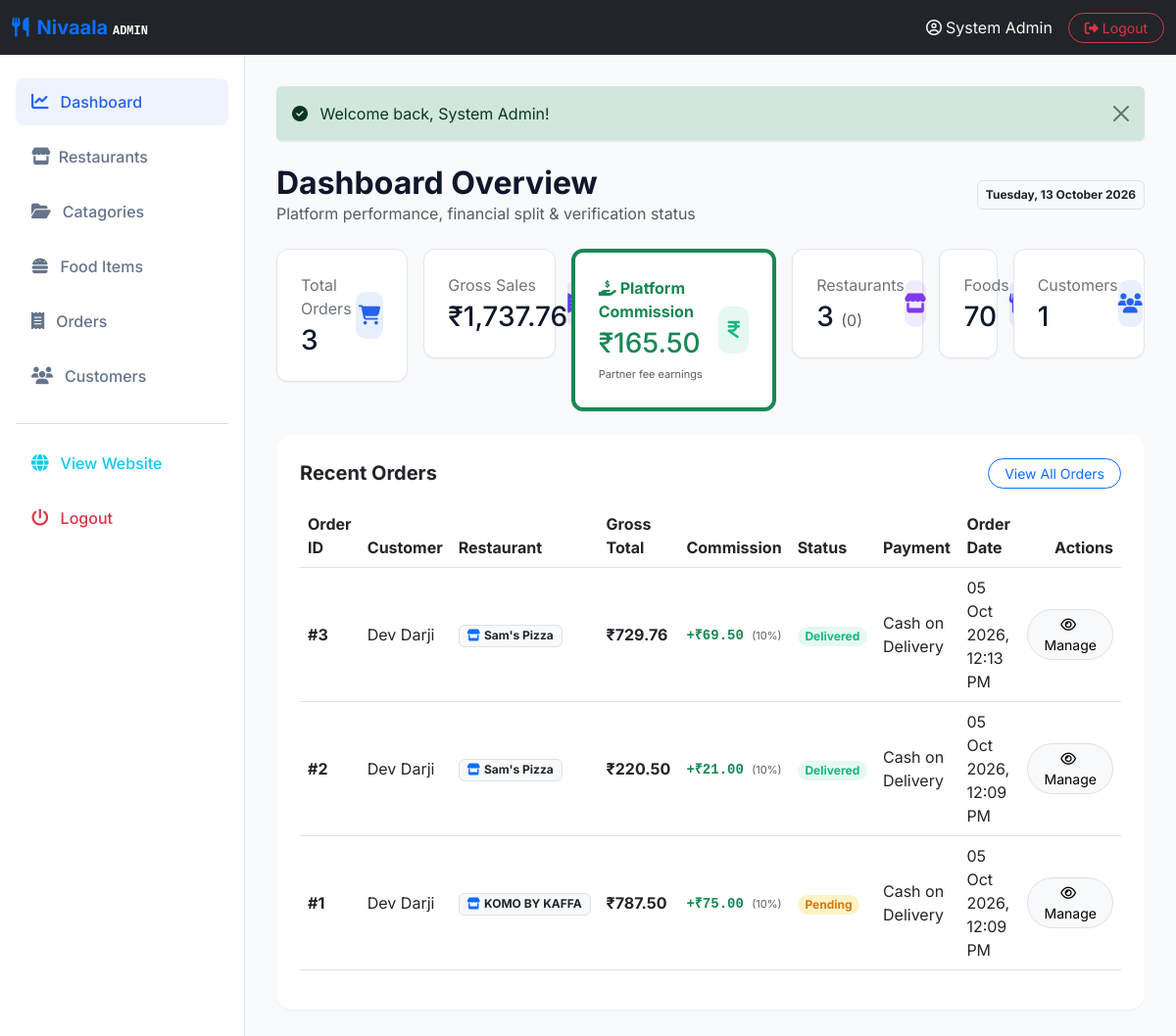
Page /admin/dashboard.php (signed in) on the committed database.
### tables this page shows
CREATE TABLE `orders` (
  `id` int(11) NOT NULL AUTO_INCREMENT,
  `restaurant_id` int(11) DEFAULT NULL,
  `user_id` int(11) NOT NULL,
  `subtotal` decimal(10,2) NOT NULL DEFAULT 0.00,
  `cgst` decimal(10,2) NOT NULL DEFAULT 0.00,
  `sgst` decimal(10,2) NOT NULL DEFAULT 0.00,
  `delivery_fee` decimal(10,2) NOT NULL DEFAULT 0.00,
  `total_amount` decimal(10,2) NOT NULL,
  `commission_rate` decimal(5,2) NOT NULL DEFAULT 10.00,
  `commission_amount` decimal(10,2) NOT NULL DEFAULT 0.00,
  `partner_earnings` decimal(10,2) NOT NULL DEFAULT 0.00,
  `status` enum('Pending','Preparing','Out for Delivery','Delivered','Cancelled') DEFAULT 'Pending',
  `delivery_address` text NOT NULL,
  `phone` varchar(15) NOT NULL,
  `payment_method` varchar(50) DEFAULT 'Cash on Delivery',
  `created_at` timestamp NOT NULL DEFAULT current_timestamp(),
  `updated_at` timestamp NOT NULL DEFAULT current_timestamp() ON UPDATE current_timestamp(),
  PRIMARY KEY (`id`),
  KEY `restaurant_id` (`restaurant_id`),
  KEY `user_id` (`user_id`),
  CONSTRAINT `orders_ibfk_1` FOREIGN KEY (`restaurant_id`) REFERENCES `restaurants` (`id`) ON DELETE SET NULL,
  CONSTRAINT `orders_ibfk_2` FOREIGN KEY (`user_id`) REFERENCES `users` (`id`) ON DELETE CASCADE
);

CREATE TABLE `users` (
  `id` int(11) NOT NULL AUTO_INCREMENT,
  `name` varchar(100) NOT NULL,
  `email` varchar(100) NOT NULL,
  `password` varchar(255) NOT NULL,
  `phone` varchar(15) NOT NULL,
  `address` text NOT NULL,
  `role` enum('customer','admin','restaurant_owner') DEFAULT 'customer',
  `created_at` timestamp NOT NULL DEFAULT current_timestamp(),
  PRIMARY KEY (`id`),
  UNIQUE KEY `email` (`email`)
);

CREATE TABLE `restaurants` (
  `id` int(11) NOT NULL AUTO_INCREMENT,
  `owner_id` int(11) NOT NULL,
  `restaurant_name` varchar(150) NOT NULL,
  `owner_name` varchar(150) NOT NULL,
  `email` varchar(150) NOT NULL,
  `phone` varchar(20) NOT NULL,
  `address` text NOT NULL,
  `city` varchar(100) NOT NULL,
  `state` varchar(100) NOT NULL,
  `license_number` varchar(100) NOT NULL,
  `license_issue_date` date NOT NULL,
  `license_expiry_date` date NOT NULL,
  `license_document` varchar(255) NOT NULL,
  `logo` varchar(255) DEFAULT NULL,
  `description` text DEFAULT NULL,
  `commission_rate` decimal(5,2) NOT NULL DEFAULT 10.00,
  `status` enum('Pending','Approved','Rejected','Suspended') NOT NULL DEFAULT 'Pending',
  `rejection_reason` text DEFAULT NULL,
  `approved_by` int(11) DEFAULT NULL,
  `approved_at` datetime DEFAULT NULL,
  `created_at` timestamp NOT NULL DEFAULT current_timestamp(),
  `updated_at` timestamp NOT NULL DEFAULT current_timestamp() ON UPDATE current_timestamp(),
  PRIMARY KEY (`id`),
  UNIQUE KEY `email` (`email`),
  UNIQUE KEY `license_number` (`license_number`),
  KEY `owner_id` (`owner_id`),
  KEY `approved_by` (`approved_by`),
  CONSTRAINT `restaurants_ibfk_1` FOREIGN KEY (`owner_id`) REFERENCES `users` (`id`) ON DELETE CASCADE,
  CONSTRAINT `restaurants_ibfk_2` FOREIGN KEY (`approved_by`) REFERENCES `users` (`id`) ON DELETE SET NULL
);

### admin/dashboard.php (the view, shortened to what this page needs)
<?php
include_once 'includes/header.php';
try {
    $stmt = $conn->query("SELECT COUNT(*) AS total FROM orders");
    $total_orders = $stmt->fetch()['total'];
    $stmt = $conn->query("SELECT SUM(total_amount) AS total, SUM(commission_amount) AS total_commission FROM orders WHERE status != 'Cancelled'");
    $revenue_data = $stmt->fetch();
    $total_revenue = $revenue_data['total'] ?? 0.00;
    $total_commission = $revenue_data['total_commission'] ?? 0.00;
    $stmt = $conn->query("SELECT COUNT(*) AS total FROM food_items");
    $total_foods = $stmt->fetch()['total'];
    $stmt = $conn->query("SELECT COUNT(*) AS total FROM users WHERE role = 'customer'");
    $total_customers = $stmt->fetch()['total'];
    $stmt = $conn->query("SELECT COUNT(*) AS total FROM restaurants");
    $total_restaurants = $stmt->fetch()['total'];
    $stmt = $conn->query("SELECT COUNT(*) AS total FROM restaurants WHERE status = 'Pending'");
    $pending_restaurants = $stmt->fetch()['total'];
    $recent_orders_stmt = $conn->query("
        SELECT o.*, u.name AS customer_name, r.restaurant_name
        FROM orders o
        JOIN users u ON o.user_id = u.id
        LEFT JOIN restaurants r ON o.restaurant_id = r.id
        ORDER BY o.id DESC
        LIMIT 5
    ");
    $recent_orders = $recent_orders_stmt->fetchAll();
} catch (PDOException $e) {
    die("Database stats fetch error: " . $e->getMessage());
}
?>
<div class="d-flex justify-content-between align-items-center mb-4">
  <div>
    <h2 class="fw-bold mb-0">Dashboard Overview</h2>
    <p class="text-muted mb-0">Platform performance, financial split & verification status</p>
  </div>
  <span class="badge bg-light text-dark p-2 border"><?php echo date('l, d F Y'); ?></span>
</div>
<div class="row g-3 mb-4">
  <div class="col-xl-2 col-md-4 col-6">
    <div class="stat-card shadow-sm-custom">
      <div>
        <span class="text-secondary text-sm d-block mb-1">Total Orders</span>
        <h3 class="fw-extrabold mb-0"><?php echo $total_orders; ?></h3>
      </div>
      <div class="stat-icon stat-primary">
        <i class="fa-solid fa-cart-shopping"></i>
      </div>
    </div>
  </div>
  <div class="col-xl-2 col-md-4 col-6">
    <div class="stat-card shadow-sm-custom">
      <div>
        <span class="text-secondary text-sm d-block mb-1">Gross Sales</span>
        <h3 class="fw-extrabold mb-0">₹<?php echo number_format($total_revenue, 2); ?></h3>
      </div>
      <div class="stat-icon stat-secondary">
      </div>
    </div>
  </div>
  <div class="col-xl-3 col-md-4 col-6">
    <div class="stat-card shadow-sm-custom border-start border-4 border-success">
      <div>
        <span class="text-success text-sm fw-bold d-block mb-1"><i class="fa-solid fa-hand-holding-dollar me-1"></i>Platform Commission</span>
        <h3 class="fw-extrabold text-success mb-0">₹<?php echo number_format($total_commission, 2); ?></h3>
        <span class="text-muted small" style="font-size: 11px;">Partner fee earnings</span>
      </div>
      <div class="stat-icon stat-success">
        <i class="fa-solid fa-indian-rupee-sign"></i>
      </div>
    </div>
  </div>
  <div class="col-xl-2 col-md-4 col-6">
    <div class="stat-card shadow-sm-custom">
      <div>
        <span class="text-secondary text-sm d-block mb-1">Restaurants</span>
        <h3 class="fw-extrabold mb-0"><?php echo $total_restaurants; ?> <span class="fs-6 fw-normal text-muted">(<?php echo $pending_restaurants; ?>)</span></h3>
      </div>
      <div class="stat-icon stat-accent">
        <i class="fa-solid fa-store"></i>
      </div>
    </div>
  </div>
  <div class="col-xl-1 col-md-4 col-6">
    <div class="stat-card shadow-sm-custom">
      <div>
        <span class="text-secondary text-sm d-block mb-1">Foods</span>
        <h3 class="fw-extrabold mb-0"><?php echo $total_foods; ?></h3>
      </div>
      <div class="stat-icon stat-secondary">
      </div>
    </div>
  </div>
  <div class="col-xl-2 col-md-4 col-6">
    <div class="stat-card shadow-sm-custom">
      <div>
        <span class="text-secondary text-sm d-block mb-1">Customers</span>
        <h3 class="fw-extrabold mb-0"><?php echo $total_customers; ?></h3>
      </div>
      <div class="stat-icon stat-primary">
        <i class="fa-solid fa-users"></i>
      </div>
    </div>
  </div>
</div>
<div class="row">
  <div class="col-12">
    <div class="card border-0 shadow-sm-custom p-4" style="border-radius: 16px;">
      <div class="d-flex justify-content-between align-items-center mb-3">
        <h5 class="fw-bold mb-0">Recent Orders</h5>
        <a href="orders.php" class="btn btn-sm btn-outline-primary rounded-pill px-3">View All Orders</a>
      </div>
      <?php if (count($recent_orders) > 0): ?>
        <div class="table-responsive">
          <table class="table align-middle">
            <thead class="text-secondary fw-semibold">
              <tr>
                <th scope="col">Order ID</th>
                <th scope="col">Customer</th>
                <th scope="col">Restaurant</th>
                <th scope="col">Gross Total</th>
                <th scope="col">Commission</th>
                <th scope="col">Status</th>
                <th scope="col">Payment</th>
                <th scope="col">Order Date</th>
                <th scope="col" class="text-end">Actions</th>
              </tr>
            </thead>
            <tbody>
              <?php foreach ($recent_orders as $order): ?>
                <?php
                $badge_class = 'badge-pending';
                if ($order['status'] === 'Preparing') $badge_class = 'badge-preparing';
                elseif ($order['status'] === 'Out for Delivery') $badge_class = 'badge-delivery';
                elseif ($order['status'] === 'Delivered') $badge_class = 'badge-delivered';
                elseif ($order['status'] === 'Cancelled') $badge_class = 'badge-cancelled';
                ?>
                <tr>
                  <td class="fw-bold">#<?php echo $order['id']; ?></td>
                  <td><?php echo htmlspecialchars($order['customer_name']); ?></td>
                  <td>
                    <span class="badge bg-light text-dark border small">
                      <i class="fa-solid fa-store me-1 text-primary"></i><?php echo htmlspecialchars($order['restaurant_name'] ?? 'Direct'); ?>
                    </span>
                  </td>
                  <td class="fw-bold">₹<?php echo number_format($order['total_amount'], 2); ?></td>
                  <td>
                    <span class="text-success fw-bold font-monospace small">
                      +₹<?php echo number_format((float)($order['commission_amount'] ?? 0), 2); ?>
                    </span>
                    <span class="text-muted" style="font-size: 11px;">(<?php echo number_format((float)($order['commission_rate'] ?? 10), 0); ?>%)</span>
                  </td>
                  <td>
                    <span class="badge rounded-pill px-2.5 py-1.5 <?php echo $badge_class; ?>">
                      <?php echo htmlspecialchars($order['status']); ?>
                    </span>
                  </td>
                  <td><?php echo htmlspecialchars($order['payment_method']); ?></td>
                  <td><?php echo date('d M Y, h:i A', strtotime($order['created_at'])); ?></td>
                  <td class="text-end">
                    <a href="orders.php?order_id=<?php echo $order['id']; ?>" class="btn btn-sm btn-light border rounded-pill px-3">
                      <i class="fa-regular fa-eye me-1"></i>Manage
                    </a>
                  </td>
                </tr>
              <?php endforeach; ?>
            </tbody>
          </table>
        </div>
      <?php endif; ?>
    </div>
  </div>
</div>
<?php include_once 'includes/footer.php'; ?>

### admin/includes/header.php (shortened to what this page needs)
<?php
$current_page = basename($_SERVER['PHP_SELF']);
?>
<!DOCTYPE html>
<html lang="en">
<head>
  <link href="https://cdn.jsdelivr.net/npm/bootstrap@5.3.0/dist/css/bootstrap.min.css" rel="stylesheet">
  <link href="https://cdnjs.cloudflare.com/ajax/libs/font-awesome/6.4.0/css/all.min.css" rel="stylesheet">
  <link href="../assets/css/style.css" rel="stylesheet">
</head>
<body>
  <nav class="navbar navbar-expand-lg navbar-dark bg-dark sticky-top">
    <div class="container-fluid">
      <a class="navbar-brand fw-bold text-primary d-flex align-items-center" href="dashboard.php">
        <i class="fa-solid fa-utensils me-2 text-primary"></i>
        <span>Nivaala <span class="text-white text-sm font-weight-normal font-monospace" style="font-size: 0.75rem;">ADMIN</span></span>
      </a>
      <div class="ms-auto d-flex align-items-center gap-3">
        <span class="text-light d-none d-sm-inline"><i class="fa-regular fa-user-circle me-1"></i><?php echo htmlspecialchars($_SESSION['user_name']); ?></span>
        <a href="../logout.php" class="btn btn-outline-danger btn-sm rounded-pill px-3"><i class="fa-solid fa-right-from-bracket me-1"></i>Logout</a>
      </div>
    </div>
  </nav>
  <div class="admin-container">
    <aside class="admin-sidebar shadow-sm">
      <nav class="nav flex-column">
        <a href="dashboard.php" class="sidebar-link <?php echo $current_page === 'dashboard.php' ? 'active' : ''; ?>">
          <i class="fa-solid fa-chart-line"></i>Dashboard
        </a>
        <a href="restaurants.php" class="sidebar-link d-flex justify-content-between align-items-center <?php echo in_array($current_page, ['restaurants.php', 'verify-license.php']) ? 'active' : ''; ?>">
          <span><i class="fa-solid fa-store me-2"></i>Restaurants</span>
        </a>
        <a href="catagories.php" class="sidebar-link <?php echo $current_page === 'catagories.php' ? 'active' : ''; ?>">
          <i class="fa-solid fa-folder-open"></i>Catagories
        </a>
        <a href="food-items.php" class="sidebar-link <?php echo $current_page === 'food-items.php' ? 'active' : ''; ?>">
          <i class="fa-solid fa-burger"></i>Food Items
        </a>
        <a href="orders.php" class="sidebar-link <?php echo $current_page === 'orders.php' ? 'active' : ''; ?>">
          <i class="fa-solid fa-receipt"></i>Orders
        </a>
        <a href="customers.php" class="sidebar-link <?php echo $current_page === 'customers.php' ? 'active' : ''; ?>">
          <i class="fa-solid fa-users"></i>Customers
        </a>
        <hr class="my-3 text-secondary">
        <a href="../index.php" class="sidebar-link text-info">
          <i class="fa-solid fa-globe"></i>View Website
        </a>
        <a href="../logout.php" class="sidebar-link text-danger confirm-delete" data-message="Are you sure you want to log out?">
          <i class="fa-solid fa-power-off"></i>Logout
        </a>
      </nav>
    </aside>
    <main class="admin-content">
      <?php if (isset($_SESSION['success'])): ?>
        <div class="alert alert-success alert-dismissible fade show border-0 shadow-sm-custom mb-4" role="alert">
          <i class="fa-solid fa-circle-check me-2"></i>
          <?php echo $_SESSION['success']; unset($_SESSION['success']); ?>
          <button type="button" class="btn-close" data-bs-dismiss="alert" aria-label="Close"></button>
        </div>
      <?php endif; ?>

### admin/includes/footer.php (shortened to what this page needs)
    </main>
  </div>
</body>
</html>

### assets/css/style.css (style rules this page uses)
:root { --bg-color: #F8FAFC; --primary-color: #2563EB; --secondary-color: #4F46E5; --ai-accent: #7C3AED; --success-color: #10B981; --text-color: #0F172A; --text-secondary: #64748B; --card-bg: #FFFFFF; --border-color: #E2E8F0; }
body { background-color: var(--bg-color); color: var(--text-color); font-family: 'Inter', -apple-system, BlinkMacSystemFont, "Segoe UI", Roboto, "Helvetica Neue", Arial, sans-serif; min-height: 100vh; display: flex; flex-direction: column; }
main { flex: 1; }
.admin-container { display: flex; min-height: calc(100vh - 56px); }
.admin-sidebar { width: 250px; background-color: var(--card-bg); border-right: 1px solid var(--border-color); padding: 1.5rem 1rem; }
.admin-content { flex: 1; padding: 2rem; background-color: var(--bg-color); }
.sidebar-link { display: flex; align-items: center; padding: 0.75rem 1rem; color: var(--text-secondary); text-decoration: none; border-radius: 8px; font-weight: 500; margin-bottom: 0.5rem; transition: all 0.2s ease; }
.sidebar-link:hover, .sidebar-link.active { background-color: rgba(37, 99, 235, 0.08); color: var(--primary-color); }
.sidebar-link i { margin-right: 0.75rem; font-size: 1.1rem; }
.stat-card { background-color: var(--card-bg); border: 1px solid var(--border-color); border-radius: 12px; padding: 1.5rem; display: flex; justify-content: space-between; align-items: center; }
.stat-icon { width: 48px; height: 48px; border-radius: 10px; display: flex; align-items: center; justify-content: center; font-size: 1.25rem; }
.stat-primary { background-color: rgba(37, 99, 235, 0.1); color: var(--primary-color); }
.stat-secondary { background-color: rgba(79, 70, 229, 0.1); color: var(--secondary-color); }
.stat-success { background-color: rgba(16, 185, 129, 0.1); color: var(--success-color); }
.stat-accent { background-color: rgba(124, 58, 237, 0.1); color: var(--ai-accent); }
.badge-pending { background-color: #fef3c7; color: #d97706; }
.badge-delivered { background-color: rgba(16, 185, 129, 0.1); color: var(--success-color); }
.shadow-sm-custom { box-shadow: 0 1px 2px 0 rgba(0, 0, 0, 0.05); }

### rows in the picture
orders: id "3", user.name "Dev Darji", restaurant.restaurant_name "Sam's Pizza", total_amount "729.76", commission_amount "69.50", commission_rate "10", status "Delivered", payment_method "Cash on Delivery", created_at "05 Oct 2026, 12:13 PM"
orders: id "2", user.name "Dev Darji", restaurant.restaurant_name "Sam's Pizza", total_amount "220.50", commission_amount "21.00", commission_rate "10", status "Delivered", payment_method "Cash on Delivery", created_at "05 Oct 2026, 12:09 PM"
orders: id "1", user.name "Dev Darji", restaurant.restaurant_name "KOMO BY KAFFA", total_amount "787.50", commission_amount "75.00", commission_rate "10", status "Pending", payment_method "Cash on Delivery", created_at "05 Oct 2026, 12:09 PM"

### other values in the picture
$_SESSION['user_name'] "System Admin"
$_SESSION['success'] "Welcome back, System Admin!"
$total_orders "3"
$total_revenue "1,737.76"
$total_commission "165.50"
$total_restaurants "3"
$pending_restaurants "0"
$total_foods "70"
$total_customers "1"
